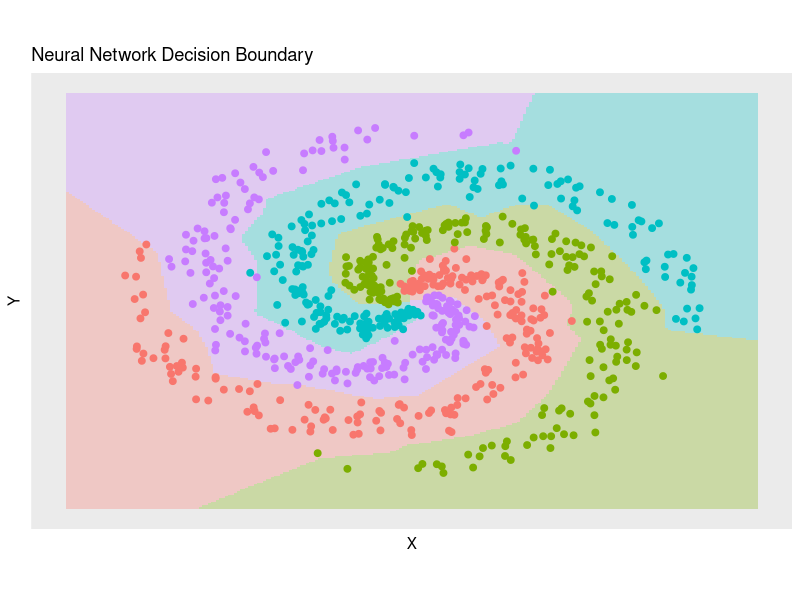

Source code (R):
#Build your own neural network in R
# https://www.kaggle.com/code/russwill/build-your-own-neural-network-in-r

library(ggplot2)
library(caret)

N <- 200 # number of points per class
D <- 2 # dimensionality
K <- 4 # number of classes
X <- data.frame() # data matrix (each row = single example)
y <- data.frame() # class labels

set.seed(308)

for (j in (1:K)){
  r <- seq(0.05,1,length.out = N) # radius
  t <- seq((j-1)*4.7,j*4.7, length.out = N) + rnorm(N, sd = 0.3) # theta
  Xtemp <- data.frame(x =r*sin(t) , y = r*cos(t)) 
  ytemp <- data.frame(matrix(j, N, 1))
  X <- rbind(X, Xtemp)
  y <- rbind(y, ytemp)
}
data <- cbind(X,y)
colnames(data) <- c(colnames(X), 'label')

X <- as.matrix(X)
Y <- as.factor(y$matrix.j..N..1.)
Y <- model.matrix(~.-1, data.frame(label = Y))


# %*% dot product, * element wise product
nnet <- function(X, Y, step_size = 0.5, reg = 0.001, h = 10, niteration){
  # get dim of input
  N <- nrow(X) # number of examples
  K <- ncol(Y) # number of classes
  D <- ncol(X) # dimensionality
  
  # initialize parameters randomly
  W <- 0.01 * matrix(rnorm(D*h), nrow = D)
  b <- matrix(0, nrow = 1, ncol = h)
  W2 <- 0.01 * matrix(rnorm(h*K), nrow = h)
  b2 <- matrix(0, nrow = 1, ncol = K)
  
  # gradient descent loop to update weight and bias
  for (i in 0:niteration){
    # hidden layer, ReLU activation
    hidden_layer <- pmax(0, X%*% W + matrix(rep(b,N), nrow = N, byrow = T))
    hidden_layer <- matrix(hidden_layer, nrow = N)
    # class score
    scores <- hidden_layer%*%W2 + matrix(rep(b2,N), nrow = N, byrow = T)
    
    # compute and normalize class probabilities
    exp_scores <- exp(scores)
    probs <- exp_scores / rowSums(exp_scores)
    
    # compute the loss: sofmax and regularization
    corect_logprobs <- -log(probs)
    data_loss <- sum(corect_logprobs*Y)/N
    reg_loss <- 0.5*reg*sum(W*W) + 0.5*reg*sum(W2*W2)
    loss <- data_loss + reg_loss
    # check progress
    if (i%%1000 == 0 | i == niteration){
      print(paste("iteration", i,': loss', loss))}
    
    # compute the gradient on scores
    dscores <- probs-Y
    dscores <- dscores/N
    
    # backpropate the gradient to the parameters
    dW2 <- t(hidden_layer)%*%dscores
    db2 <- colSums(dscores)
    # next backprop into hidden layer
    dhidden <- dscores%*%t(W2)
    # backprop the ReLU non-linearity
    dhidden[hidden_layer <= 0] <- 0
    # finally into W,b
    dW <- t(X)%*%dhidden
    db <- colSums(dhidden)
    
    # add regularization gradient contribution
    dW2 <- dW2 + reg *W2
    dW <- dW + reg *W
    
    # update parameter 
    W <- W-step_size*dW
    b <- b-step_size*db
    W2 <- W2-step_size*dW2
    b2 <- b2-step_size*db2
  }
  return(list(W, b, W2, b2))
}

nnetPred <- function(X, para = list()){
  W <- para[[1]]
  b <- para[[2]]
  W2 <- para[[3]]
  b2 <- para[[4]]
  
  N <- nrow(X)
  hidden_layer <- pmax(0, X%*% W + matrix(rep(b,N), nrow = N, byrow = T)) 
  hidden_layer <- matrix(hidden_layer, nrow = N)
  scores <- hidden_layer%*%W2 + matrix(rep(b2,N), nrow = N, byrow = T) 
  predicted_class <- apply(scores, 1, which.max)
  
  return(predicted_class)  
}

nnet.model <- nnet(X, Y, step_size = 0.4,reg = 0.0002, h=50, niteration = 7000)

predicted_class <- nnetPred(X, nnet.model)
print(paste('training accuracy:',mean(predicted_class == (y))))


# plot the resulting classifier
hs <- 0.01
x_min <- min(X[,1])-0.2; x_max <- max(X[,1])+0.2
y_min <- min(X[,2])-0.2; y_max <- max(X[,2])+0.2
grid <- as.matrix(expand.grid(seq(x_min, x_max, by = hs), seq(y_min, y_max, by =hs)))
Z <- nnetPred(grid, nnet.model)

ggplot()+
  geom_tile(aes(x = grid[,1],y = grid[,2],fill=as.character(Z)), alpha = 0.3, show.legend = F)+ 
  geom_point(data = data, aes(x=x, y=y, color = as.character(label)), size = 2) +
  xlab('X') + ylab('Y') + ggtitle('Neural Network Decision Boundary') +
  scale_color_discrete(name = 'Label') + coord_fixed(ratio = 0.6) +
  theme(axis.ticks=element_blank(), panel.grid.major = element_blank(), panel.grid.minor = element_blank(), 
        axis.text=element_blank(),legend.position = 'none')